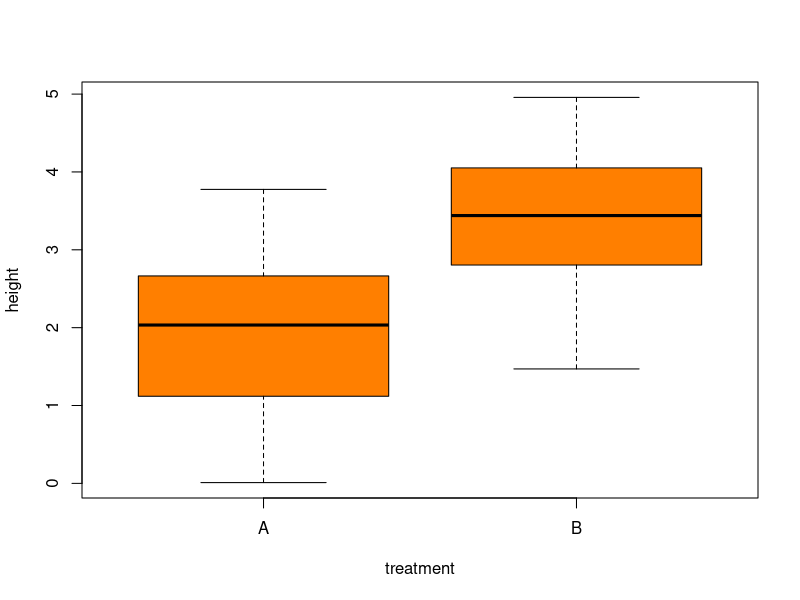
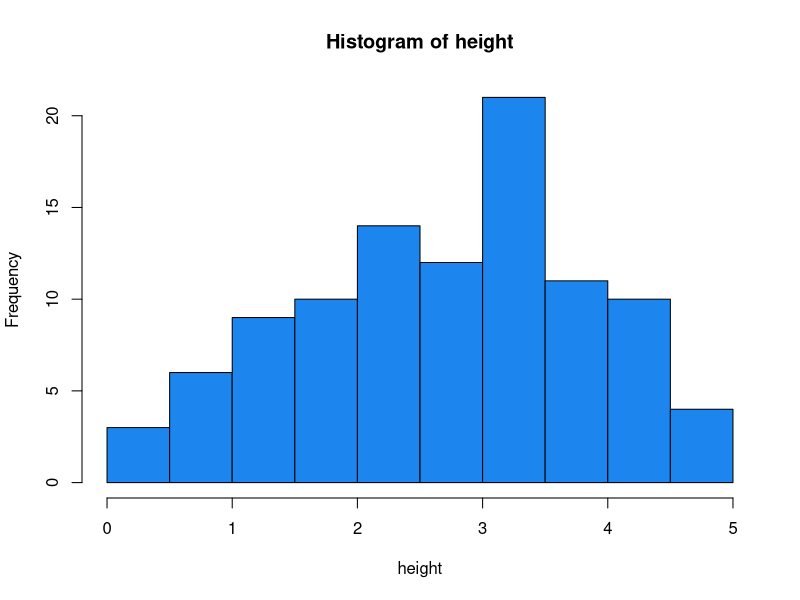
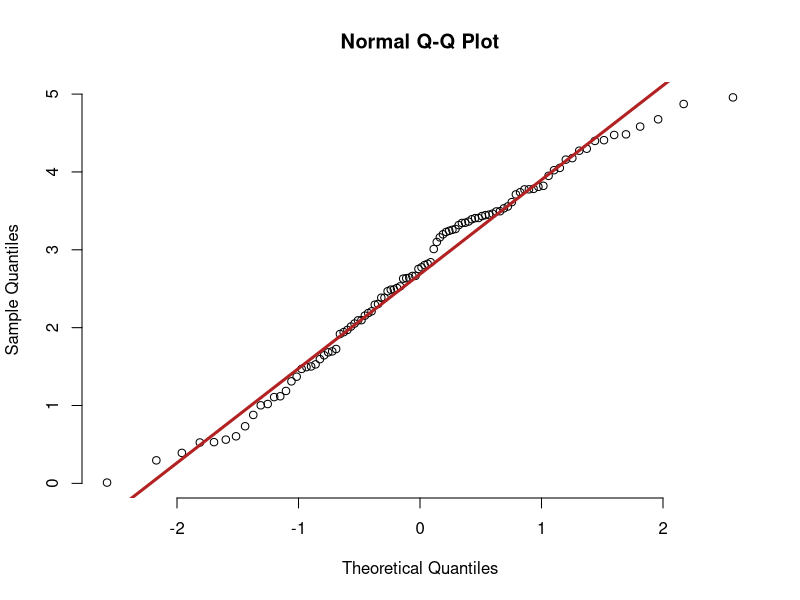
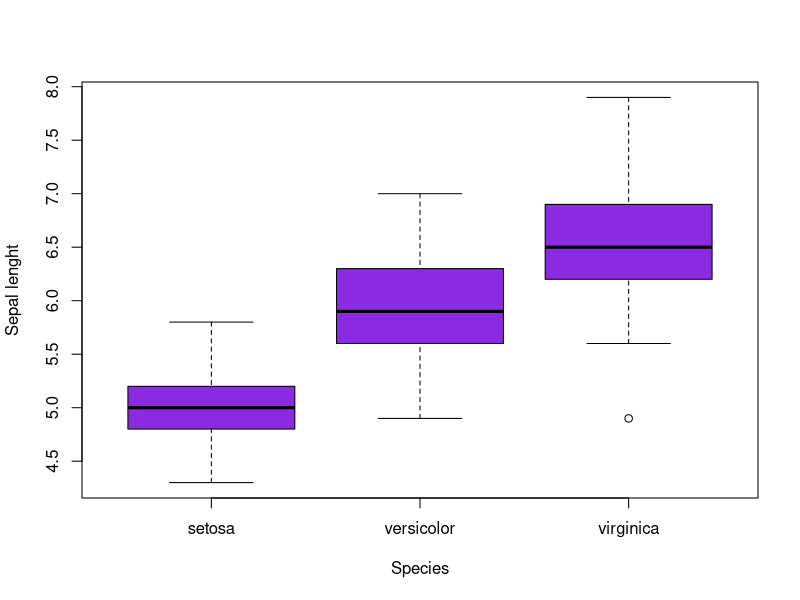
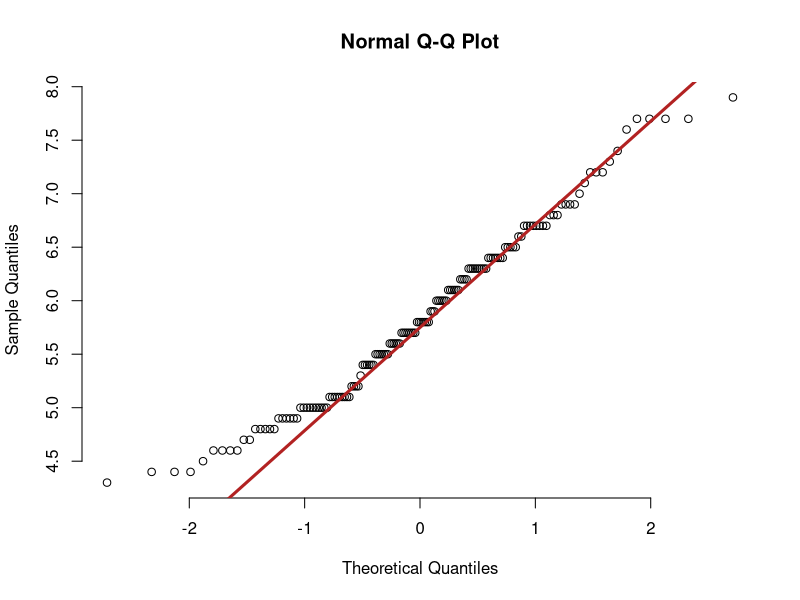
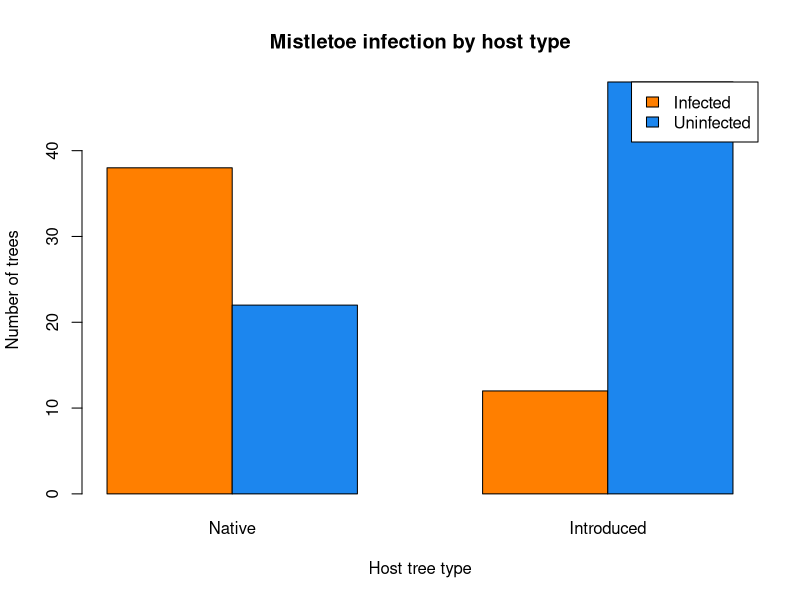
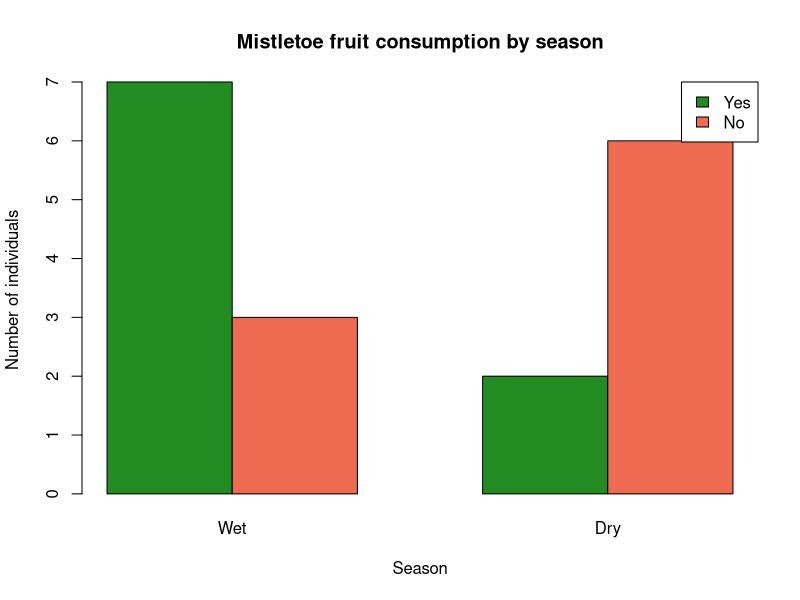

Source code (R) for these figures, in order:
## ---- chunk 1
knitr::opts_chunk$set(
	echo = TRUE,
	message = FALSE,
	warning = FALSE
)
## ---- chunk 2
data<-read.csv("data/03_waterpl.csv", header = TRUE, sep = ";")
attach(data)
## ---- chunk 3
t.test(height~treatment)
## ---- chunk 4
boxplot(height~treatment, col = "darkorange1")
## ---- chunk 5
shapiro.test(height)
hist(height, col = "dodgerblue2")
## ---- chunk 6
qqnorm(data$height, pch = 1, frame = FALSE)
qqline(data$height, col = "firebrick", lwd = 3)
## ---- chunk 7
bartlett.test(height~treatment)
## ---- chunk 8
wilcox.test(height~treatment)
## ---- chunk 9
data(iris)
attach(iris)
## ---- chunk 10
boxplot(Sepal.Length~Species, col = "blueviolet", ylab= "Sepal lenght")
## ---- chunk 11
comp1<-aov(Sepal.Length~Species)
summary(comp1)
## ---- chunk 12
shapiro.test(Sepal.Length)
## ---- chunk 13
qqnorm(iris$Sepal.Length, pch = 1, frame = FALSE)
qqline(iris$Sepal.Length, col = "firebrick", lwd = 3)
## ---- chunk 14
bartlett.test(Sepal.Length~Species)
## ---- chunk 15
kruskal.test(Sepal.Length~Species)
## ---- chunk 16
# Build the contingency table manually
mistletoe_table <- matrix(c(38, 12, 22, 48),
                          nrow = 2,
                          dimnames = list(
                            Host = c("Native", "Introduced"),
                            Infection = c("Infected", "Uninfected")
                          ))

mistletoe_table
## ---- chunk 17
barplot(t(mistletoe_table),
        beside = TRUE,
        col = c("darkorange1", "dodgerblue2"),
        legend.text = colnames(mistletoe_table),
        args.legend = list(x = "topright"),
        xlab = "Host tree type",
        ylab = "Number of trees",
        main = "Mistletoe infection by host type")
## ---- chunk 18
chisq.test(mistletoe_table)
## ---- chunk 19
# Cramér's V (requires the vcd package)
# install.packages("vcd")
library(vcd)
assocstats(mistletoe_table)
## ---- chunk 20
chisq.test(mistletoe_table)$expected
## ---- chunk 21
# Build the contingency table
dromiciops_table <- matrix(c(7, 2, 3, 6),
                            nrow = 2,
                            dimnames = list(
                              Season = c("Wet", "Dry"),
                              Consumption = c("Yes", "No")
                            ))

dromiciops_table
## ---- chunk 22
barplot(t(dromiciops_table),
        beside = TRUE,
        col = c("forestgreen", "coral2"),
        legend.text = colnames(dromiciops_table),
        args.legend = list(x = "topright"),
        xlab = "Season",
        ylab = "Number of individuals",
        main = "Mistletoe fruit consumption by season")
## ---- chunk 23
chisq.test(dromiciops_table)$expected
## ---- chunk 24
fisher.test(dromiciops_table)
## ---- chunk 25
sessionInfo()
